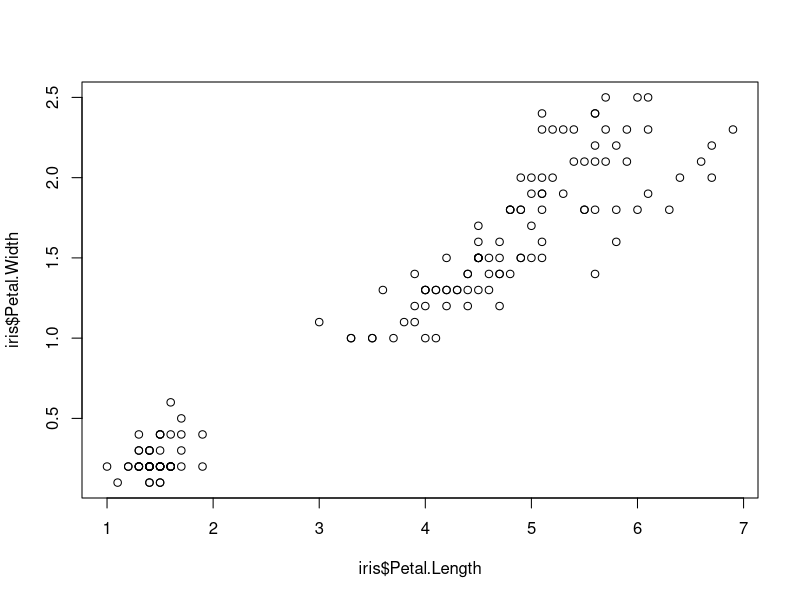
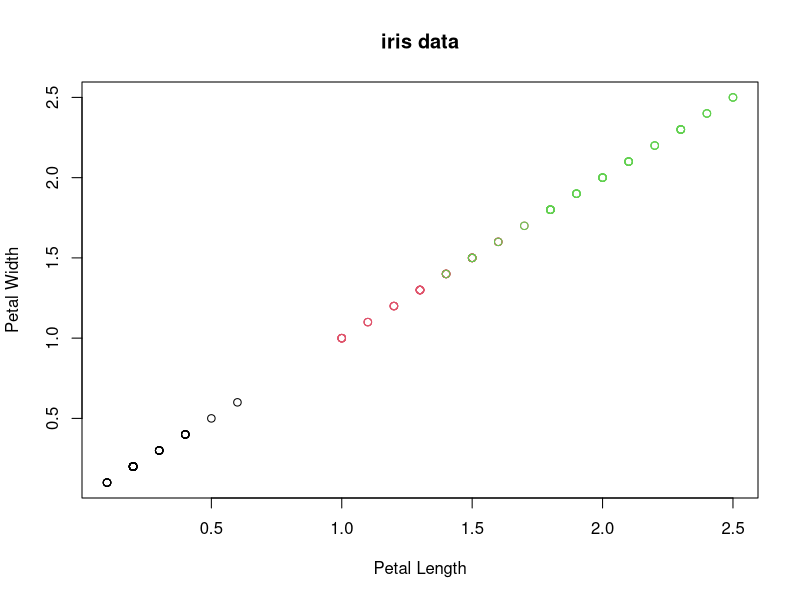
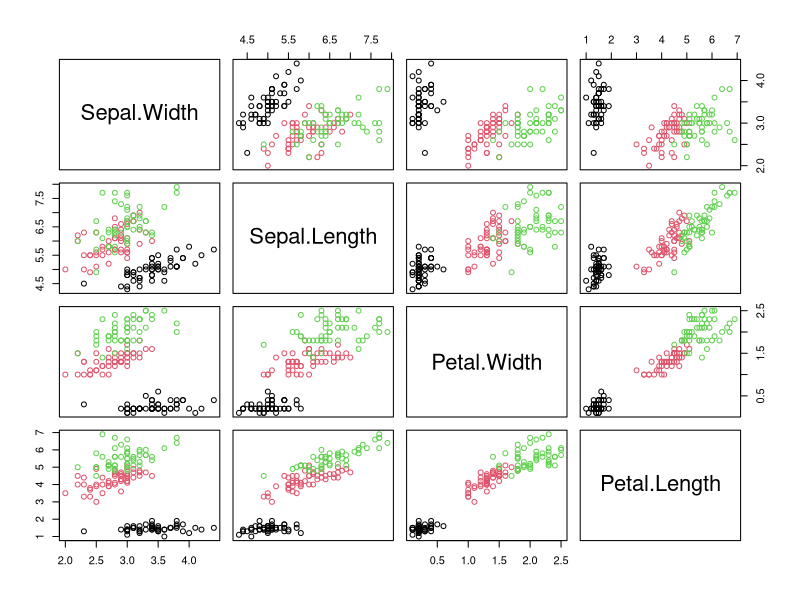
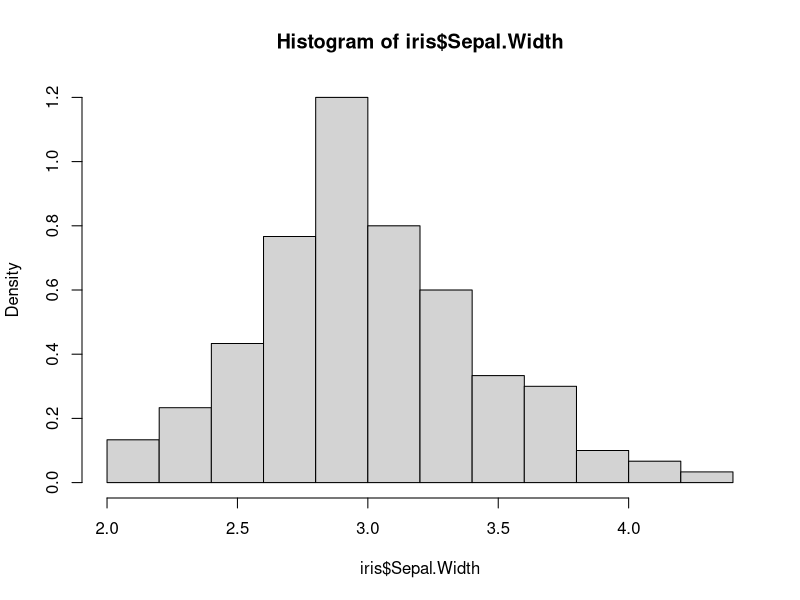
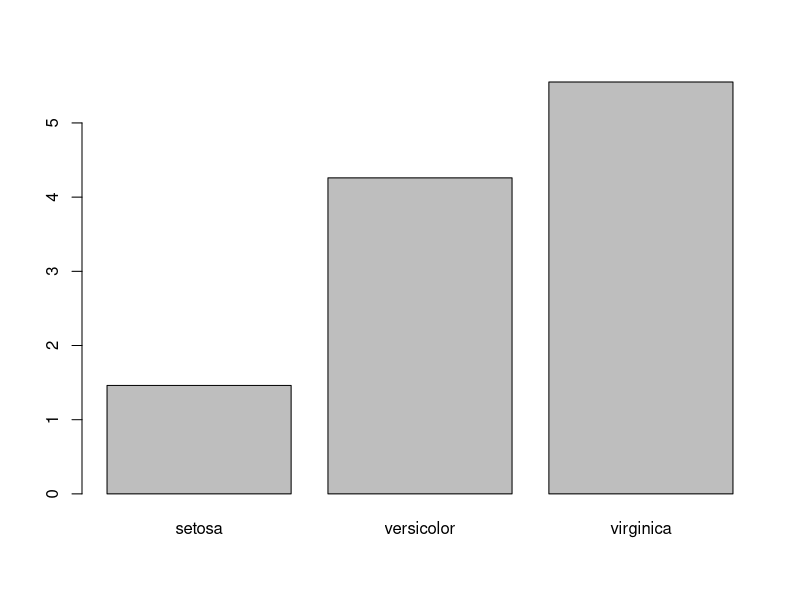
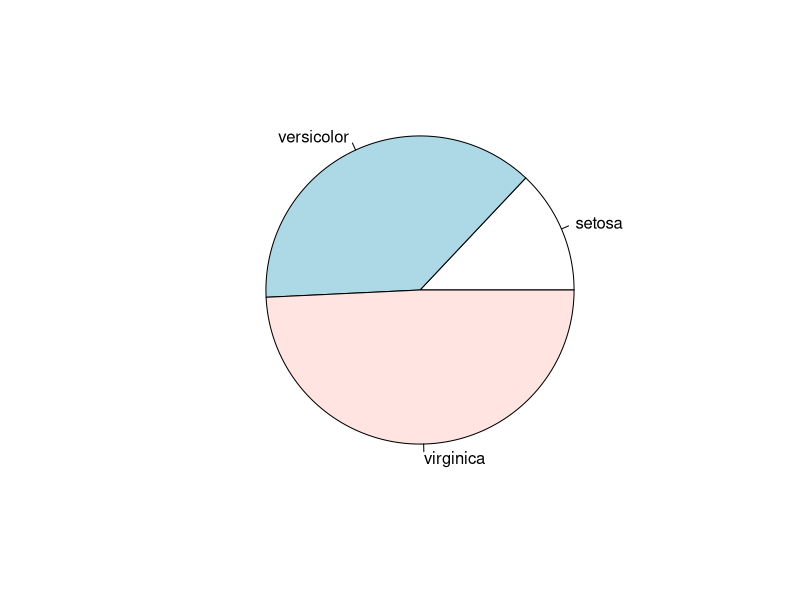
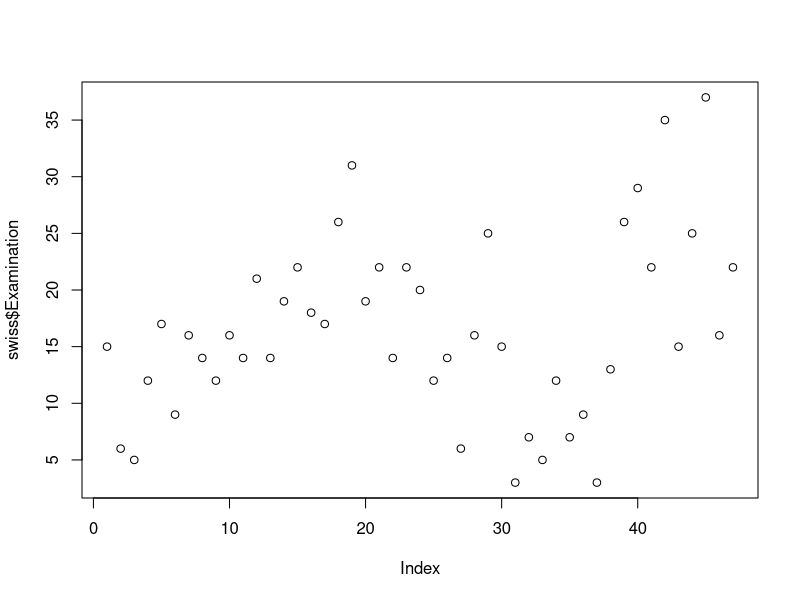
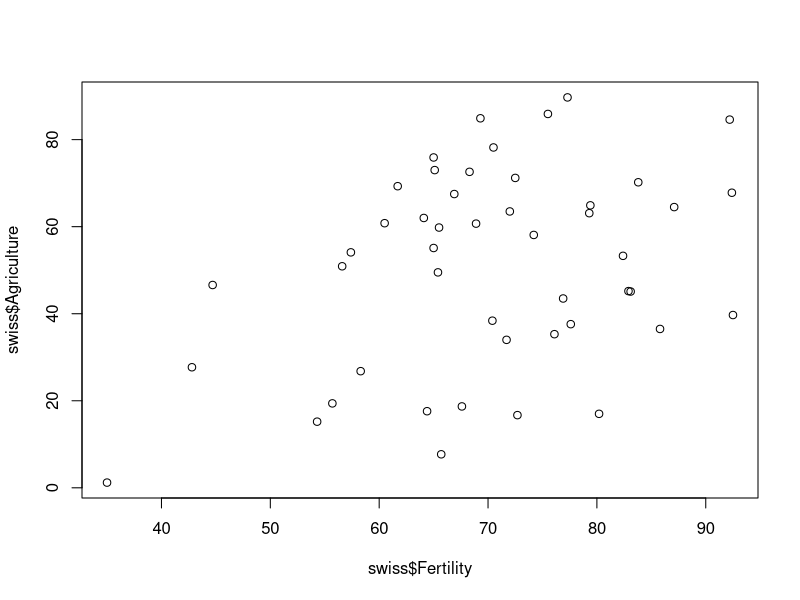

Write R code to recreate these figures, in order.
plot(iris$Petal.Length, iris$Petal.Width)

plot(iris$Petal.Width, iris$Petal.Width, main ="iris data", xlab ="Petal Length", ylab="Petal Width", col = iris$Species)


pairs(~ Sepal.Width + Sepal.Length + Petal.Width + Petal.Length, data = iris, col = iris$Species)

hist(iris$Sepal.Width, freq = FALSE)

x <- aggregate(Petal.Length ~ Species, iris, mean)

barplot(x$Petal.Length, names = x$Species)

X  <- aggregate(Petal.Length ~ Species, iris, sum)
pie(x$Petal.Length, labels = x$Species)

dim(women)

data()

plot(swiss$Examination)

head(swiss)
plot(swiss$Fertility, swiss$Agriculture)
plot(swiss$Fertility, swiss$Agriculture, main="swiss data", xlab="Fetality", ylab="agriculture", col =swiss$Catholic)
head(iris)